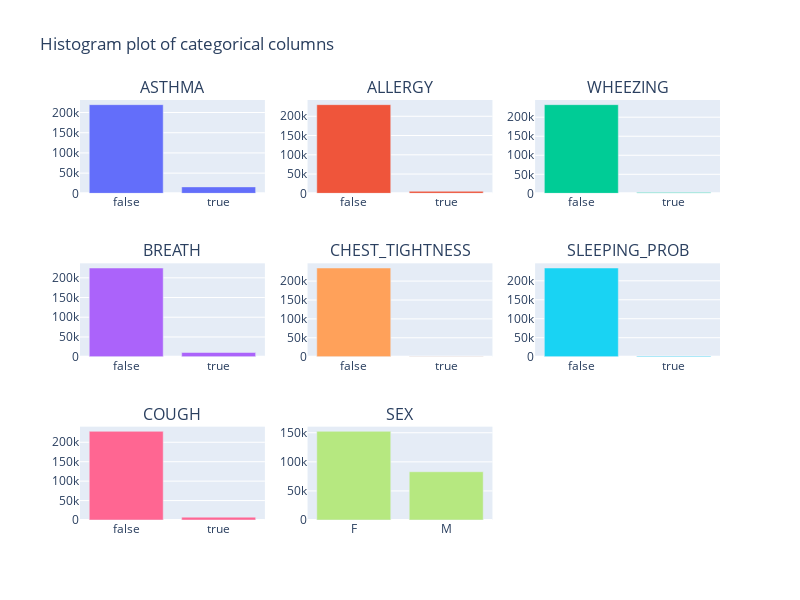

The code cell stored with this chart in its notebook:
### Code cell
n_cols = 3
n_rows = n_rows = int(np.ceil(len(categorical_a.copy()) / n_cols))

"""Histogram using plotly"""
fig = make_subplots(rows=n_rows, cols=n_cols,
                    subplot_titles=tuple(categorical_a.copy()))

for i, col in enumerate(categorical_a.copy()):
    counts = data_dict['A'][col].value_counts()
    fig.add_trace(go.Bar(name=col, x=counts.index, y=counts.values), 
                  row=i//n_cols + 1,
                  col=i%n_cols + 1)

fig.update_layout(title="Histogram plot of categorical columns",
                 height=600,
                 width=800,
                 showlegend=False)

### Figure 1 — Plotly figure (JSON) as saved in the notebook; plotly's stock layout.template omitted (floating-point values rounded to 4 significant figures)
{"data": [{"name": "ASTHMA", "type": "bar", "x": [false, true], "xaxis": "x", "y": [219417, 15979], "yaxis": "y"}, {"name": "ALLERGY", "type": "bar", "x": [false, true], "xaxis": "x2", "y": [230109, 5287], "yaxis": "y2"}, {"name": "WHEEZING", "type": "bar", "x": [false, true], "xaxis": "x3", "y": [232933, 2463], "yaxis": "y3"}, {"name": "BREATH", "type": "bar", "x": [false, true], "xaxis": "x4", "y": [224873, 10523], "yaxis": "y4"}, {"name": "CHEST_TIGHTNESS", "type": "bar", "x": [false, true], "xaxis": "x5", "y": [234676, 720], "yaxis": "y5"}, {"name": "SLEEPING_PROB", "type": "bar", "x": [false, true], "xaxis": "x6", "y": [233764, 1632], "yaxis": "y6"}, {"name": "COUGH", "type": "bar", "x": [false, true], "xaxis": "x7", "y": [228116, 7280], "yaxis": "y7"}, {"name": "SEX", "type": "bar", "x": ["F", "M"], "xaxis": "x8", "y": [152437, 82959], "yaxis": "y8"}], "layout": {"annotations": [{"font": {"size": 16}, "showarrow": false, "text": "ASTHMA", "x": 0.1444, "xanchor": "center", "xref": "paper", "y": 1, "yanchor": "bottom", "yref": "paper"}, {"font": {"size": 16}, "showarrow": false, "text": "ALLERGY", "x": 0.5, "xanchor": "center", "xref": "paper", "y": 1, "yanchor": "bottom", "yref": "paper"}, {"font": {"size": 16}, "showarrow": false, "text": "WHEEZING", "x": 0.8556, "xanchor": "center", "xref": "paper", "y": 1, "yanchor": "bottom", "yref": "paper"}, {"font": {"size": 16}, "showarrow": false, "text": "BREATH", "x": 0.1444, "xanchor": "center", "xref": "paper", "y": 0.6111, "yanchor": "bottom", "yref": "paper"}, {"font": {"size": 16}, "showarrow": false, "text": "CHEST_TIGHTNESS", "x": 0.5, "xanchor": "center", "xref": "paper", "y": 0.6111, "yanchor": "bottom", "yref": "paper"}, {"font": {"size": 16}, "showarrow": false, "text": "SLEEPING_PROB", "x": 0.8556, "xanchor": "center", "xref": "paper", "y": 0.6111, "yanchor": "bottom", "yref": "paper"}, {"font": {"size": 16}, "showarrow": false, "text": "COUGH", "x": 0.1444, "xanchor": "center", "xref": "paper", "y": 0.2222, "yanchor": "bottom", "yref": "paper"}, {"font": {"size": 16}, "showarrow": false, "text": "SEX", "x": 0.5, "xanchor": "center", "xref": "paper", "y": 0.2222, "yanchor": "bottom", "yref": "paper"}], "height": 600, "showlegend": false, "title": {"text": "Histogram plot of categorical columns"}, "width": 800, "xaxis": {"anchor": "y", "domain": [0, 0.2889]}, "xaxis2": {"anchor": "y2", "domain": [0.3556, 0.6444]}, "xaxis3": {"anchor": "y3", "domain": [0.7111, 1]}, "xaxis4": {"anchor": "y4", "domain": [0, 0.2889]}, "xaxis5": {"anchor": "y5", "domain": [0.3556, 0.6444]}, "xaxis6": {"anchor": "y6", "domain": [0.7111, 1]}, "xaxis7": {"anchor": "y7", "domain": [0, 0.2889]}, "xaxis8": {"anchor": "y8", "domain": [0.3556, 0.6444]}, "xaxis9": {"anchor": "y9", "domain": [0.7111, 1]}, "yaxis": {"anchor": "x", "domain": [0.7778, 1]}, "yaxis2": {"anchor": "x2", "domain": [0.7778, 1]}, "yaxis3": {"anchor": "x3", "domain": [0.7778, 1]}, "yaxis4": {"anchor": "x4", "domain": [0.3889, 0.6111]}, "yaxis5": {"anchor": "x5", "domain": [0.3889, 0.6111]}, "yaxis6": {"anchor": "x6", "domain": [0.3889, 0.6111]}, "yaxis7": {"anchor": "x7", "domain": [0, 0.2222]}, "yaxis8": {"anchor": "x8", "domain": [0, 0.2222]}, "yaxis9": {"anchor": "x9", "domain": [0, 0.2222]}}}
